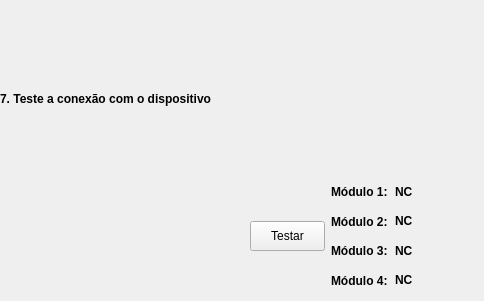
  <widget class="QWizardPage" name="PageTestSerialPort">
   <widget class="QLabel" name="label_6">
    <property name="geometry">
     <rect>
      <x>0</x>
      <y>90</y>
      <width>241</width>
      <height>17</height>
     </rect>
    </property>
    <property name="font">
     <font>
      <weight>75</weight>
      <bold>true</bold>
     </font>
    </property>
    <property name="text">
     <string>7. Teste a conexão com o dispositivo</string>
    </property>
   </widget>
   <widget class="QLabel" name="label_12">
    <property name="geometry">
     <rect>
      <x>0</x>
      <y>0</y>
      <width>70</width>
      <height>70</height>
     </rect>
    </property>
    <property name="maximumSize">
     <size>
      <width>70</width>
      <height>70</height>
     </size>
    </property>
    <property name="text">
     <string/>
    </property>
    <property name="pixmap">
     <pixmap>images/sirius_logo.jpeg</pixmap>
    </property>
   </widget>
   <widget class="QWidget" name="layoutWidget">
    <property name="geometry">
     <rect>
      <x>250</x>
      <y>180</y>
      <width>225</width>
      <height>112</height>
     </rect>
    </property>
    <layout class="QHBoxLayout" name="horizontalLayout_2">
     <item>
      <widget class="QPushButton" name="pbCommunicationTest">
       <property name="minimumSize">
        <size>
         <width>75</width>
         <height>30</height>
        </size>
       </property>
       <property name="maximumSize">
        <size>
         <width>75</width>
         <height>30</height>
        </size>
       </property>
       <property name="layoutDirection">
        <enum>Qt::LeftToRight</enum>
       </property>
       <property name="styleSheet">
        <string notr="true">font: 75 8pt &quot;MS Shell Dlg 2&quot;;</string>
       </property>
       <property name="text">
        <string>Testar</string>
       </property>
      </widget>
     </item>
     <item>
      <layout class="QGridLayout" name="gridLayout_4">
       <item row="0" column="0">
        <widget class="QLabel" name="label_22">
         <property name="font">
          <font>
           <weight>75</weight>
           <bold>true</bold>
          </font>
         </property>
         <property name="text">
          <string>Módulo 1:</string>
         </property>
        </widget>
       </item>
       <item row="0" column="1">
        <widget class="QLabel" name="lbStatusComunicacao0">
         <property name="minimumSize">
          <size>
           <width>80</width>
           <height>0</height>
          </size>
         </property>
         <property name="font">
          <font>
           <weight>75</weight>
           <bold>true</bold>
          </font>
         </property>
         <property name="text">
          <string>&lt;html&gt;&lt;head/&gt;&lt;body&gt;&lt;p&gt;NC&lt;/p&gt;&lt;/body&gt;&lt;/html&gt;</string>
         </property>
        </widget>
       </item>
       <item row="1" column="0">
        <widget class="QLabel" name="label_30">
         <property name="font">
          <font>
           <weight>75</weight>
           <bold>true</bold>
          </font>
         </property>
         <property name="text">
          <string>Módulo 2:</string>
         </property>
        </widget>
       </item>
       <item row="1" column="1">
        <widget class="QLabel" name="lbStatusComunicacao1">
         <property name="minimumSize">
          <size>
           <width>80</width>
           <height>0</height>
          </size>
         </property>
         <property name="font">
          <font>
           <weight>75</weight>
           <bold>true</bold>
          </font>
         </property>
         <property name="text">
          <string>&lt;html&gt;&lt;head/&gt;&lt;body&gt;&lt;p&gt;&lt;span style=&quot; color:#000000;&quot;&gt;NC&lt;/span&gt;&lt;/p&gt;&lt;/body&gt;&lt;/html&gt;</string>
         </property>
        </widget>
       </item>
       <item row="2" column="0">
        <widget class="QLabel" name="label_32">
         <property name="font">
          <font>
           <weight>75</weight>
           <bold>true</bold>
          </font>
         </property>
         <property name="text">
          <string>Módulo 3:</string>
         </property>
        </widget>
       </item>
       <item row="2" column="1">
        <widget class="QLabel" name="lbStatusComunicacao2">
         <property name="minimumSize">
          <size>
           <width>80</width>
           <height>0</height>
          </size>
         </property>
         <property name="font">
          <font>
           <weight>75</weight>
           <bold>true</bold>
          </font>
         </property>
         <property name="text">
          <string>&lt;html&gt;&lt;head/&gt;&lt;body&gt;&lt;p&gt;&lt;span style=&quot; color:#000000;&quot;&gt;NC&lt;/span&gt;&lt;/p&gt;&lt;/body&gt;&lt;/html&gt;</string>
         </property>
        </widget>
       </item>
       <item row="3" column="0">
        <widget class="QLabel" name="label_31">
         <property name="font">
          <font>
           <weight>75</weight>
           <bold>true</bold>
          </font>
         </property>
         <property name="text">
          <string>Módulo 4:</string>
         </property>
        </widget>
       </item>
       <item row="3" column="1">
        <widget class="QLabel" name="lbStatusComunicacao3">
         <property name="minimumSize">
          <size>
           <width>80</width>
           <height>0</height>
          </size>
         </property>
         <property name="font">
          <font>
           <weight>75</weight>
           <bold>true</bold>
          </font>
         </property>
         <property name="text">
          <string>&lt;html&gt;&lt;head/&gt;&lt;body&gt;&lt;p&gt;&lt;span style=&quot; color:#000000;&quot;&gt;NC&lt;/span&gt;&lt;/p&gt;&lt;/body&gt;&lt;/html&gt;</string>
         </property>
        </widget>
       </item>
      </layout>
     </item>
    </layout>
   </widget>
  </widget>
